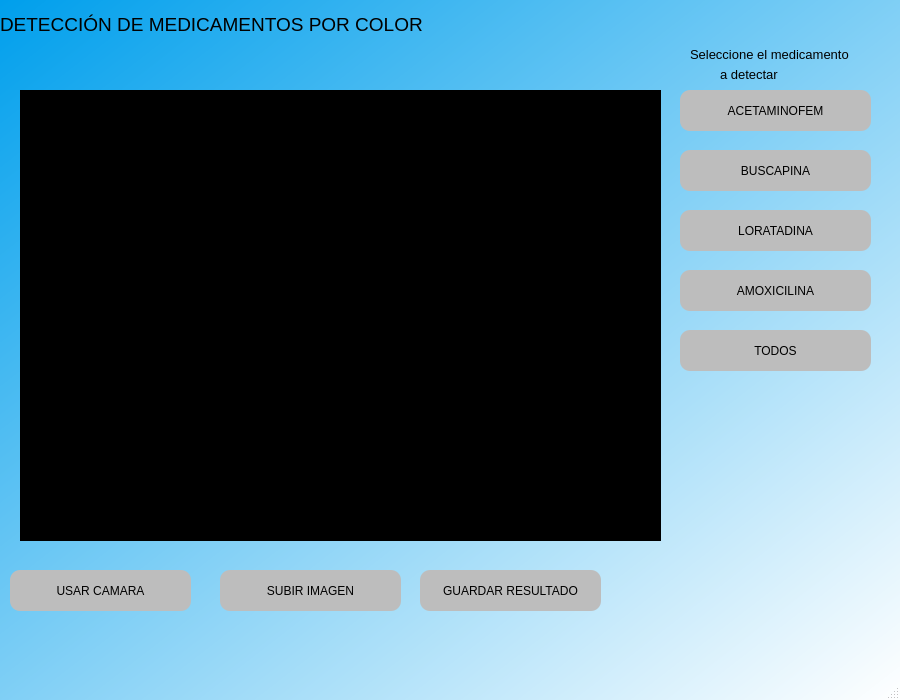
<?xml version="1.0" encoding="UTF-8"?>
<ui version="4.0">
 <class>MainWindow</class>
 <widget class="QMainWindow" name="MainWindow">
  <property name="geometry">
   <rect>
    <x>0</x>
    <y>0</y>
    <width>900</width>
    <height>700</height>
   </rect>
  </property>
  <property name="minimumSize">
   <size>
    <width>900</width>
    <height>700</height>
   </size>
  </property>
  <property name="maximumSize">
   <size>
    <width>900</width>
    <height>700</height>
   </size>
  </property>
  <property name="windowTitle">
   <string>MainWindow</string>
  </property>
  <property name="styleSheet">
   <string notr="true">QWidget#centralwidget{
background-color: qlineargradient(spread:pad, x1:0, y1:0, x2:1, y2:1, stop:0 rgba(0, 159, 236, 255), stop:1 rgba(255, 255, 255, 255));}</string>
  </property>
  <widget class="QWidget" name="centralwidget">
   <property name="minimumSize">
    <size>
     <width>900</width>
     <height>700</height>
    </size>
   </property>
   <property name="maximumSize">
    <size>
     <width>900</width>
     <height>700</height>
    </size>
   </property>
   <widget class="QPushButton" name="usarcamara">
    <property name="geometry">
     <rect>
      <x>10</x>
      <y>570</y>
      <width>181</width>
      <height>41</height>
     </rect>
    </property>
    <property name="styleSheet">
     <string notr="true">
background-color: rgb(189, 189, 189);
border-radius: 10px</string>
    </property>
    <property name="text">
     <string>USAR CAMARA</string>
    </property>
   </widget>
   <widget class="QLabel" name="imagen">
    <property name="geometry">
     <rect>
      <x>680</x>
      <y>440</y>
      <width>181</width>
      <height>151</height>
     </rect>
    </property>
    <property name="text">
     <string/>
    </property>
    <property name="pixmap">
     <pixmap>../../Downloads/icono2.svg</pixmap>
    </property>
    <property name="scaledContents">
     <bool>true</bool>
    </property>
   </widget>
   <widget class="QLabel" name="label_2">
    <property name="geometry">
     <rect>
      <x>0</x>
      <y>0</y>
      <width>1200</width>
      <height>50</height>
     </rect>
    </property>
    <property name="styleSheet">
     <string notr="true">font: 8pt &quot;Arial Rounded MT Bold&quot;;</string>
    </property>
    <property name="text">
     <string>&lt;html&gt;&lt;head/&gt;&lt;body&gt;&lt;p&gt;&lt;span style=&quot; font-size:14pt;&quot;&gt;DETECCIÓN DE MEDICAMENTOS POR COLOR&lt;/span&gt;&lt;/p&gt;&lt;/body&gt;&lt;/html&gt;</string>
    </property>
   </widget>
   <widget class="QPushButton" name="subirimagen">
    <property name="geometry">
     <rect>
      <x>220</x>
      <y>570</y>
      <width>181</width>
      <height>41</height>
     </rect>
    </property>
    <property name="styleSheet">
     <string notr="true">
background-color: rgb(189, 189, 189);
border-radius: 10px</string>
    </property>
    <property name="text">
     <string>SUBIR IMAGEN</string>
    </property>
   </widget>
   <widget class="QPushButton" name="guardar">
    <property name="geometry">
     <rect>
      <x>420</x>
      <y>570</y>
      <width>181</width>
      <height>41</height>
     </rect>
    </property>
    <property name="styleSheet">
     <string notr="true">
background-color: rgb(189, 189, 189);
border-radius: 10px</string>
    </property>
    <property name="text">
     <string>GUARDAR RESULTADO</string>
    </property>
   </widget>
   <widget class="QLabel" name="visualizador">
    <property name="geometry">
     <rect>
      <x>20</x>
      <y>90</y>
      <width>641</width>
      <height>451</height>
     </rect>
    </property>
    <property name="styleSheet">
     <string notr="true">background-color: rgb(0, 0, 0);</string>
    </property>
    <property name="text">
     <string>TextLabel</string>
    </property>
   </widget>
   <widget class="QPushButton" name="acetaminofem">
    <property name="geometry">
     <rect>
      <x>680</x>
      <y>90</y>
      <width>191</width>
      <height>41</height>
     </rect>
    </property>
    <property name="styleSheet">
     <string notr="true">
background-color: rgb(189, 189, 189);
border-radius: 10px</string>
    </property>
    <property name="text">
     <string>ACETAMINOFEM</string>
    </property>
   </widget>
   <widget class="QPushButton" name="buscapina">
    <property name="geometry">
     <rect>
      <x>680</x>
      <y>150</y>
      <width>191</width>
      <height>41</height>
     </rect>
    </property>
    <property name="styleSheet">
     <string notr="true">
background-color: rgb(189, 189, 189);
border-radius: 10px</string>
    </property>
    <property name="text">
     <string>BUSCAPINA</string>
    </property>
   </widget>
   <widget class="QPushButton" name="loratadina">
    <property name="geometry">
     <rect>
      <x>680</x>
      <y>210</y>
      <width>191</width>
      <height>41</height>
     </rect>
    </property>
    <property name="styleSheet">
     <string notr="true">
background-color: rgb(189, 189, 189);
border-radius: 10px</string>
    </property>
    <property name="text">
     <string>LORATADINA</string>
    </property>
   </widget>
   <widget class="QPushButton" name="pushButton_7">
    <property name="geometry">
     <rect>
      <x>680</x>
      <y>330</y>
      <width>191</width>
      <height>41</height>
     </rect>
    </property>
    <property name="styleSheet">
     <string notr="true">
background-color: rgb(189, 189, 189);
border-radius: 10px</string>
    </property>
    <property name="text">
     <string>TODOS</string>
    </property>
   </widget>
   <widget class="QLabel" name="label_4">
    <property name="geometry">
     <rect>
      <x>690</x>
      <y>40</y>
      <width>200</width>
      <height>30</height>
     </rect>
    </property>
    <property name="text">
     <string>&lt;html&gt;&lt;head/&gt;&lt;body&gt;&lt;p&gt;&lt;span style=&quot; font-size:10pt;&quot;&gt;Seleccione el medicamento&lt;/span&gt;&lt;/p&gt;&lt;/body&gt;&lt;/html&gt;</string>
    </property>
   </widget>
   <widget class="QLabel" name="label_5">
    <property name="geometry">
     <rect>
      <x>720</x>
      <y>60</y>
      <width>200</width>
      <height>30</height>
     </rect>
    </property>
    <property name="text">
     <string>&lt;html&gt;&lt;head/&gt;&lt;body&gt;&lt;p&gt;&lt;span style=&quot; font-size:10pt;&quot;&gt;a detectar&lt;/span&gt;&lt;/p&gt;&lt;/body&gt;&lt;/html&gt;</string>
    </property>
   </widget>
   <widget class="QPushButton" name="amoxicilina">
    <property name="geometry">
     <rect>
      <x>680</x>
      <y>270</y>
      <width>191</width>
      <height>41</height>
     </rect>
    </property>
    <property name="styleSheet">
     <string notr="true">
background-color: rgb(189, 189, 189);
border-radius: 10px</string>
    </property>
    <property name="text">
     <string>AMOXICILINA</string>
    </property>
   </widget>
  </widget>
  <widget class="QMenuBar" name="menubar">
   <property name="geometry">
    <rect>
     <x>0</x>
     <y>0</y>
     <width>900</width>
     <height>18</height>
    </rect>
   </property>
  </widget>
  <widget class="QStatusBar" name="statusbar"/>
 </widget>
 <resources/>
 <connections/>
</ui>
